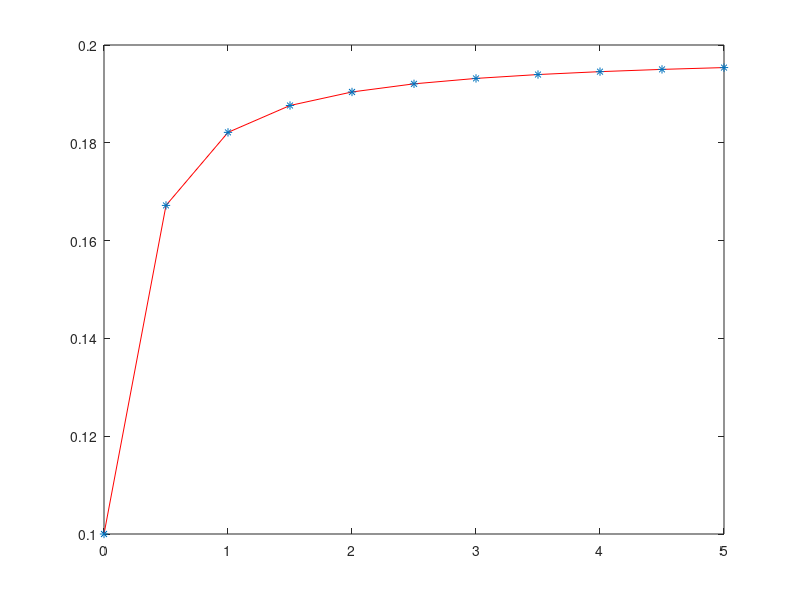
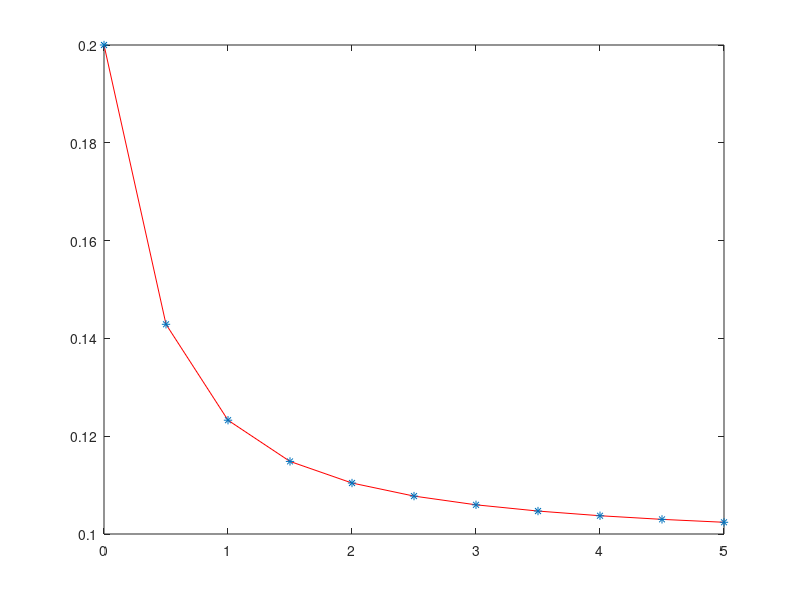
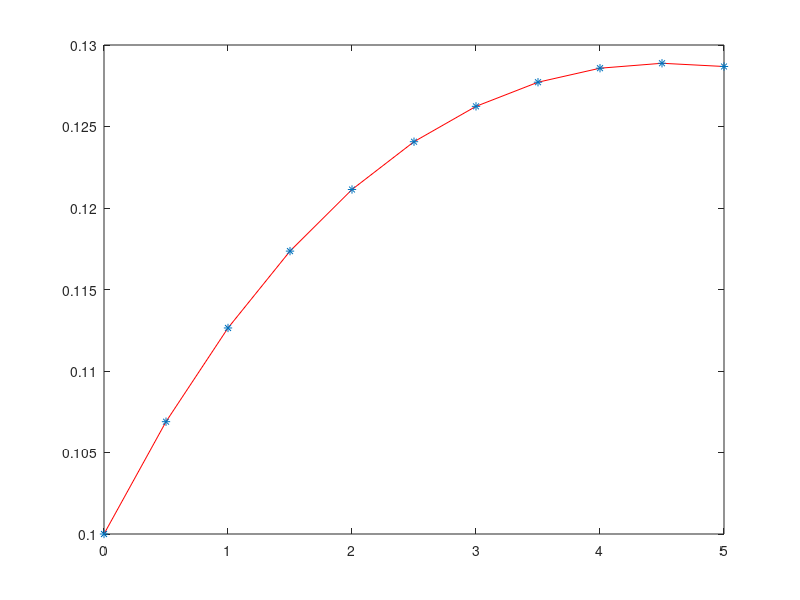

Recreate these plots in MATLAB, in order.
function output = Lab_11_try()

paramSets = {[5.9, 0.2, 0.3, 0.1], [3.9, 0.1, 0.3, 0.2], [0.1, 0.4, 0.11, 0.1]};
times = 0.5:0.5:5;
for i=1:length(paramSets)
    for j=1:length(times)
        yields(j) = computeVasicek(times(j), paramSets{i});
    end
    figure(i);
    plot([0, times], [paramSets{i}(4), yields], 'r');
    hold on;
    scatter([0, times], [paramSets{i}(4), yields], '*');
    hold off;
end

function [yield] = computeVasicek(T, paramSet)
r0 = paramSet(4);
beta = paramSet(1);
sigma = paramSet(3);
mu = paramSet(2);

%mean = r0 * exp(-beta * T) + (mu*(1-exp(-beta * T)));
%stddev = sqrt(((sigma^2)/(2*beta))*(1 - exp(-2*beta*T)));
%r = randn(1)*stddev + mean;
B = (1/beta)*(1-exp(-beta*T));
A = ((B - T)*(beta^2*mu - 0.5*sigma^2))/(beta^2) - ((sigma^2*B^2)/(4*beta));
P = exp(A - B*r0);
yield = -log(P)/T;